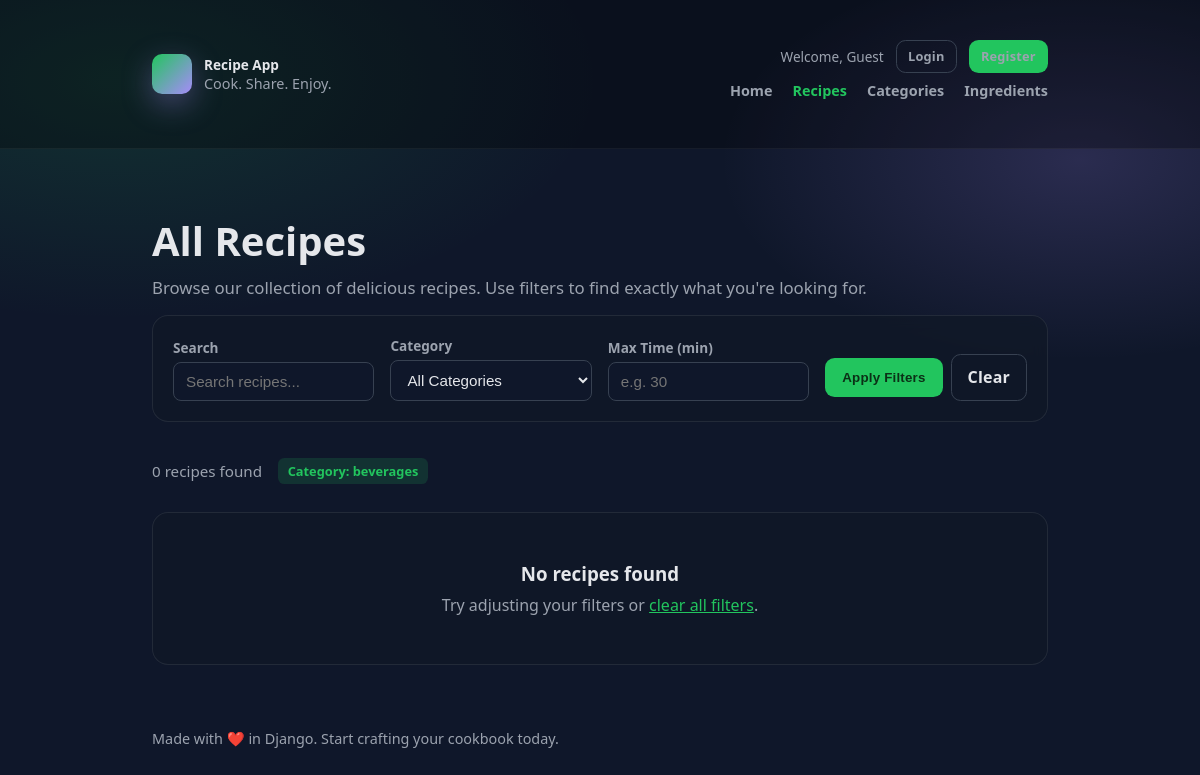
Page /recipes/?category=beverages on the earlier database version.
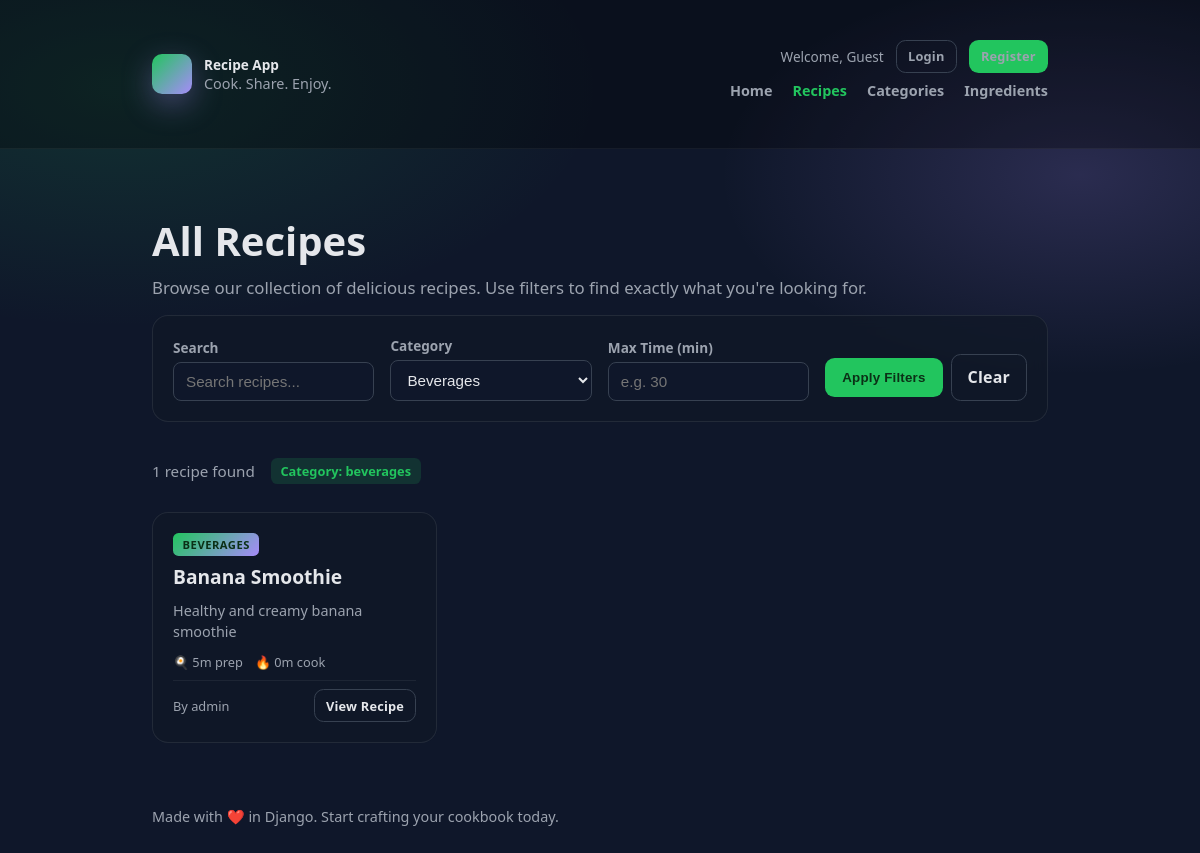
Same page on the later database version.
### recipes/models.py (models this page shows, shortened)
class Recipe(models.Model):
	title = models.CharField(max_length=200)
	description = models.TextField(blank=True)
	instructions = models.TextField()
	author = models.ForeignKey(
		settings.AUTH_USER_MODEL, on_delete=models.SET_NULL, null=True, blank=True
	)
	category = models.ForeignKey(
		'categories.Category', on_delete=models.SET_NULL, null=True, blank=True, related_name='recipes'
	)
	prep_time_minutes = models.PositiveIntegerField(default=0)
	cook_time_minutes = models.PositiveIntegerField(default=0)
	created_at = models.DateTimeField(auto_now_add=True)
	updated_at = models.DateTimeField(auto_now=True)

### categories/models.py (models this page shows, shortened)
class Category(models.Model):
	name = models.CharField(max_length=100, unique=True)
	slug = models.SlugField(max_length=120, unique=True)
	created_at = models.DateTimeField(auto_now_add=True)

### recipes/views.py (the view, shortened to what this page needs)
# urls.py: path('recipes/', views.recipe_list, name='recipe_list'),
def recipe_list(request):
	recipes = Recipe.objects.select_related('category', 'author').all()
	categories = Category.objects.all()
	search_query = request.GET.get('q', '').strip()
	category_filter = request.GET.get('category', '')
	ingredient_filter = request.GET.get('ingredient', '')
	max_time = request.GET.get('max_time', '')
	ingredient_name = ''
	if search_query:
		recipes = recipes.filter(
			Q(title__icontains=search_query) | Q(description__icontains=search_query)
		)
	if category_filter:
		recipes = recipes.filter(category__slug=category_filter)
	recipes = recipes.order_by('-created_at')
	context = {
		'recipes': recipes,
		'categories': categories,
		'search_query': search_query,
		'category_filter': category_filter,
		'ingredient_filter': ingredient_filter,
		'ingredient_name': ingredient_name,
		'max_time': max_time,
	}
	return render(request, 'recipes/recipe_list.html', context)

### recipes/templates/recipes/recipe_list.html (shortened to what the changed rows need)
<!DOCTYPE html>
<html lang="en">
<head>
  {% load static %}
  <link rel="stylesheet" href="{% static 'recipes/css/style.css' %}">
</head>
<body>
  <div class="container">
    <section class="page-header">
      <h1>All Recipes</h1>
    </section>
    <section class="filters panel">
      <form method="get" class="filter-form">
        <div class="filter-group">
          <label for="category">Category</label>
          <select id="category" name="category">
            <option value="">All Categories</option>
            {% for cat in categories %}
              <option value="{{ cat.slug }}" {% if category_filter == cat.slug %}selected{% endif %}>{{ cat.name }}</option>
            {% endfor %}
          </select>
        </div>
      </form>
    </section>
    <div class="results-summary">
      <span>{{ recipes|length }} recipe{{ recipes|length|pluralize }} found</span>
      {% if search_query or category_filter or ingredient_filter or max_time %}
        <span class="filter-tags">
          {% if category_filter %}<span class="tag">Category: {{ category_filter }}</span>{% endif %}
        </span>
      {% endif %}
    </div>
    <section class="recipe-grid">
      {% for recipe in recipes %}
        <article class="recipe-card panel">
          <div class="recipe-card-header">
            {% if recipe.category %}
              <span class="category-badge">{{ recipe.category.name }}</span>
            {% endif %}
          </div>
          <h2 class="recipe-title">{{ recipe.title }}</h2>
          {% if recipe.description %}
            <p class="recipe-desc">{{ recipe.description|truncatewords:20 }}</p>
          {% endif %}
          <div class="recipe-meta">
            {% if recipe.prep_time_minutes or recipe.cook_time_minutes %}
              <span class="meta-item" title="Prep time">🍳 {{ recipe.prep_time_minutes }}m prep</span>
              <span class="meta-item" title="Cook time">🔥 {{ recipe.cook_time_minutes }}m cook</span>
            {% endif %}
          </div>
          <div class="recipe-footer">
            {% if recipe.author %}
              <span class="author">By {{ recipe.author.username }}</span>
            {% endif %}
            <a href="{% url 'recipes:recipe_detail' recipe.pk %}" class="btn btn-small btn-secondary">View Recipe</a>
          </div>
        </article>
      {% empty %}
        <div class="empty-state panel">
          <h3>No recipes found</h3>
          <p>Try adjusting your filters or <a href="{% url 'recipes:recipe_list' %}">clear all filters</a>.</p>
        </div>
      {% endfor %}
    </section>
  </div>
</body>
</html>

Differences in the rows shown:
added Recipe: category.name "BEVERAGES", title "Banana Smoothie", description "Healthy and creamy banana smoothie", prep_time_minutes "5", cook_time_minutes "0", author.username "admin"
Other differences:
form field category: "All Categories" → "Beverages"
{{ recipes|length }}: "0" → "1"
text no longer shown: "No recipes found Try adjusting your filters or clear all filters ."
